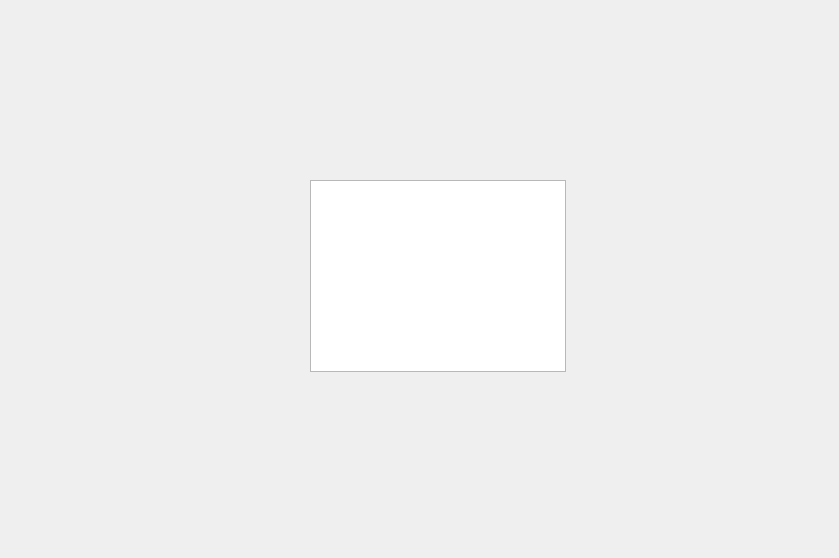
<?xml version="1.0" encoding="UTF-8"?>
<ui version="4.0">
 <class>ChauffeurWindow</class>
 <widget class="QDialog" name="ChauffeurWindow">
  <property name="geometry">
   <rect>
    <x>0</x>
    <y>0</y>
    <width>839</width>
    <height>558</height>
   </rect>
  </property>
  <property name="windowTitle">
   <string>Dialog</string>
  </property>
  <widget class="QTableView" name="tableView">
   <property name="geometry">
    <rect>
     <x>310</x>
     <y>180</y>
     <width>256</width>
     <height>192</height>
    </rect>
   </property>
  </widget>
 </widget>
 <resources/>
 <connections/>
</ui>
